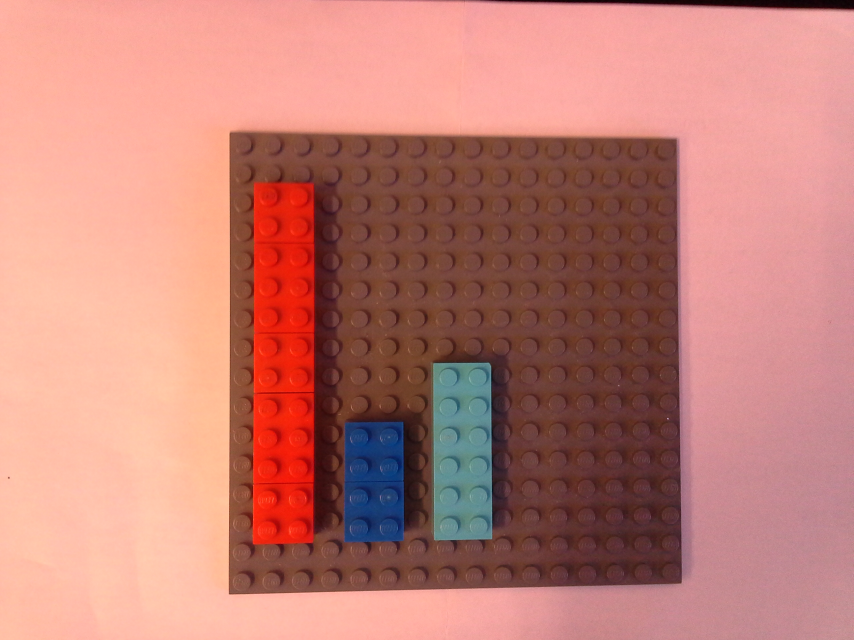
#> input picture images/original/thick.jpg, 2560 x 1920 px (shown at 1/3 size)
$ python segmentation.py   (Python 2 division)   (older library calls are emulated)
#> lines starting #> are read from the running program, lines starting #| are printed output that depends on the picture; after the words box and inside, x2 and y2 are one past the last pixel; in counts of white or black regions, pixels touching at a corner belong together
import cv2 as cv
import numpy as np
from matplotlib import pyplot as plt

def first_nonzero(arr, axis, invalid_val=0):
    mask = arr != 0
    return np.where(mask.any(axis=axis), mask.argmax(axis=axis), invalid_val)

def last_nonzero(arr, axis, invalid_val=0):
    mask = arr != 0
    val = arr.shape[axis] - np.flip(mask, axis=axis).argmax(axis=axis) - 1
    return np.where(mask.any(axis=axis), val, invalid_val)

# returns the indexes indicating the bounding box of lego area
def getsubmatrix(mat):
    print mat

def getinrange(mat,min,max):
    mask = cv.inRange(mat, min, max)
    newmat = cv.bitwise_and(mat, mat, mask=mask)
    return newmat

def getcontours(img):
    gray = cv.cvtColor(img, cv.COLOR_HSV2RGB)
    gray = cv.cvtColor(gray, cv.COLOR_RGB2GRAY)
    ret, thresh = cv.threshold(gray, 127, 255, 0)
    im2, contours, hierarchy = cv.findContours(thresh, cv.RETR_TREE, cv.CHAIN_APPROX_SIMPLE)
    return im2, contours, hierarchy

def getcontoursapprox(cnts):
    ap = []
    for cnt in cnts:
        approx = cv.approxPolyDP(cnt, 0.01*cv.arcLength(cnt, True), True)
        ap.append(approx)
    return ap

def getwhitebbox(img):
    white = img == 255
    black = np.bitwise_not(white)


if __name__ == '__main__':
    img = cv.imread('./images/original/thick.jpg', 1)
#> img is the input picture: shape (1920, 2560, 3); mean B, G, R 119.1, 128.3, 193.8
    img_hsv = cv.cvtColor(img, cv.COLOR_BGR2HSV)
#> img_hsv: shape (1920, 2560, 3); mean H, S, V 39.6, 110.2, 195.8
    #passar o blur aqui
    adjusted = cv.GaussianBlur(img_hsv,(5,5),0)
#> adjusted: shape (1920, 2560, 3); mean H, S, V 39.6, 110.2, 195.8
    bright = adjusted.copy()

    # bright = bright + np.array((0,0,10), dtype=np.int16)
    # bright = cv.convertScaleAbs(bright)

    # cortar cantos
    thresh = bright.copy()[200:-100, 400:-200]
#> thresh: shape (1620, 1960, 3); mean H, S, V 38.9, 122.5, 171.5

    min_white = np.array([0, 0, 0], dtype=np.uint8)
    max_white = np.array([180, 150, 150], dtype=np.uint8)
    thresh = getinrange(thresh, min_white, max_white)
#> in getinrange, `mask = cv.inRange(mat, min, max)`:
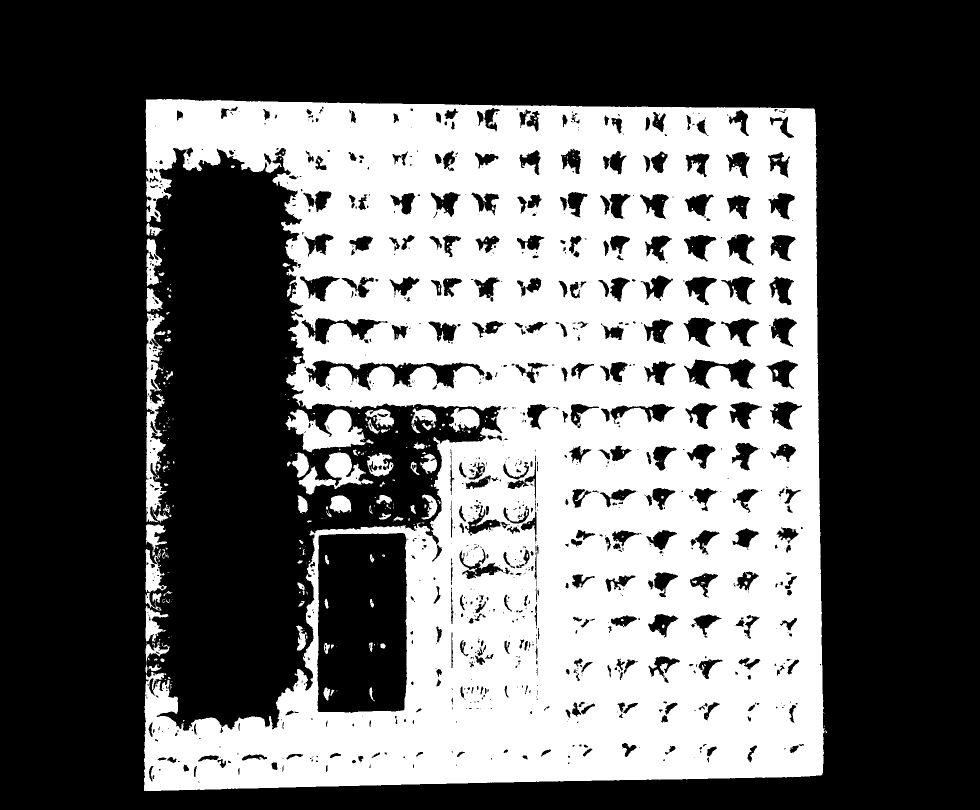
#> mask: shape (1620, 1960) (shown at 1/2 size); 39.4% white; 380 white regions (274 under 20 px), largest, box (x1, y1, x2, y2) and area: (288, 198, 1649, 1582) 1204652, (291, 626, 337, 1045) 8386, (571, 819, 732, 905) 7625
#> in getinrange, `newmat = cv.bitwise_and(mat, mat, mask=mask)`: newmat: shape (1620, 1960, 3); mean H, S, V 13.2, 49.5, 43.4
    #bright = cp.copy()
    thresh[:, :] = np.where(thresh[:, :] != (0, 0, 0), (128, 0, 128), (0, 0, 0))
#> thresh: shape (1620, 1960, 3); mean H, S, V 50.2, 0, 50.4

    cp = thresh.copy()
    cp = cv.cvtColor(thresh, cv.COLOR_HSV2RGB)
    cp = cv.cvtColor(cp, cv.COLOR_RGB2GRAY)

    left, right = first_nonzero(cp, 1), last_nonzero(cp, 1)
#> in last_nonzero, `val = arr.shape[axis] - np.flip(mask, axis=axis).argmax(axis=axis) - 1`: val = 1620 values, max 1959 at index 0, min 321 at index 1581, mean 1662.5
#> left = 1620 values, max 839 at index 1045, min 0 at index 0, mean 253.6; right = 1620 values, max 1653 at index 1463, min 0 at index 0, mean 1377.2
    top, bottom = first_nonzero(cp, 0), last_nonzero(cp, 0)
#> top = 1960 values, max 1499 at index 288, min 0 at index 0, mean 156.9; bottom = 1960 values, max 1581 at index 288, min 0 at index 0, mean 1090

    il, it = first_nonzero(left, 0), first_nonzero(top,0)
#> il = 198; it = 288
    l,t = left[il+10], top[it+100] # mediana ou media
#> l = 292; t = 200

    ir, ib = first_nonzero(right, 0), first_nonzero(bottom,0)
#> ir = 198; ib = 288
    r,b = right[cp.shape[0] - ir], bottom[cp.shape[0] - ib]
#> r = 1645; b = 1558

    test_cp = thresh.copy()

    cv.circle(test_cp,(l,t),4,(0,255,0),100)
#> test_cp: shape (1620, 1960, 3); mean H, S, V 50.1, 0.7, 50.3
    cv.circle(test_cp, (r, b), 4, (0, 255, 255), 100)
#> test_cp: shape (1620, 1960, 3); mean H, S, V 50, 1.5, 51

    clrcp = cv.cvtColor(thresh, cv.COLOR_HSV2RGB)
    bright = cv.cvtColor(bright, cv.COLOR_HSV2RGB)
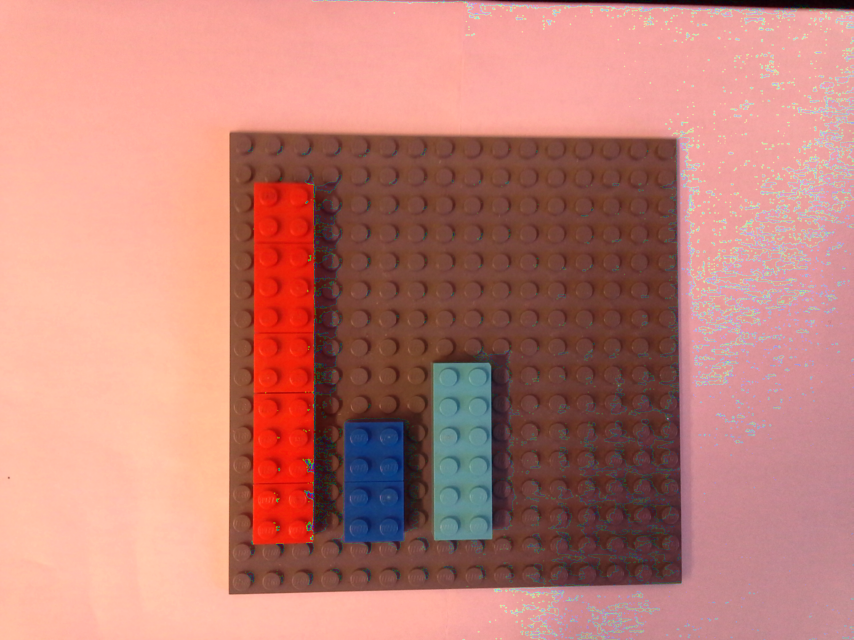
#> bright: shape (1920, 2560, 3) (shown at 1/3 size); mean R, G, B 192.2, 129.6, 120.1

    fig, axes = plt.subplots(1, 3)
    for ax in axes:
        ax.clear()
        ax.get_xaxis().set_visible(False)
        ax.get_yaxis().set_visible(False)

    axes[2].imshow(clrcp,cmap='gray')
    axes[1].imshow(test_cp)
    axes[0].imshow(img)
    plt.tight_layout()
    plt.show()
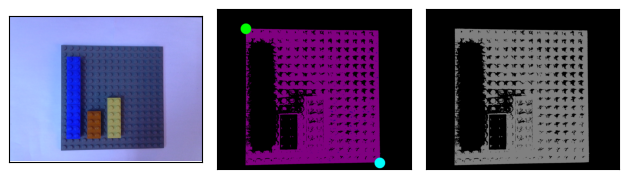
#> figure drawn by matplotlib, 3 panels; B, G, R data is drawn as R, G, B

$ run again, with images/original/mixed_not_bars.jpg copied over images/original/thick.jpg
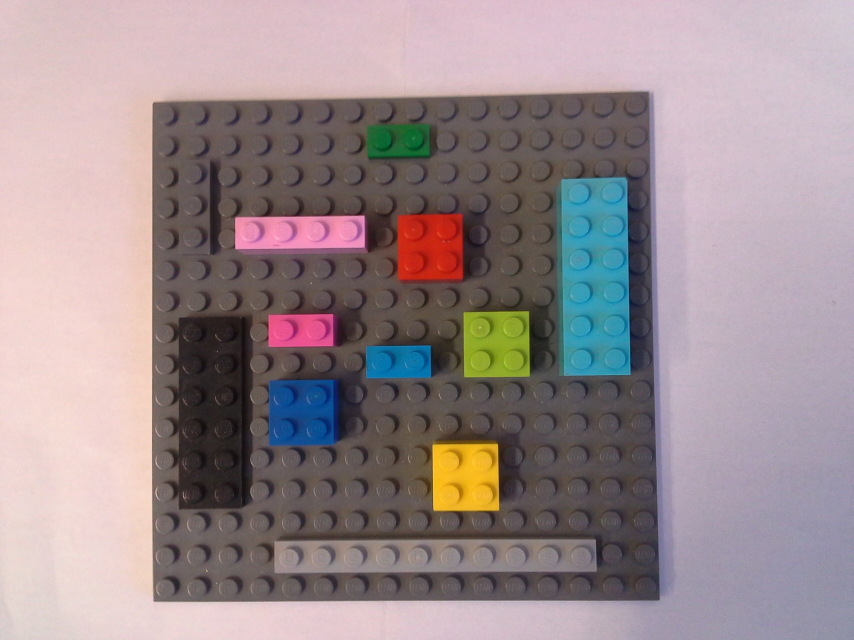
#> input picture images/original/mixed_not_bars.jpg, 2560 x 1920 px (shown at 1/3 size)
#> img is the input picture: shape (1920, 2560, 3); mean B, G, R 143.7, 140.7, 155.7
#> img_hsv: shape (1920, 2560, 3); mean H, S, V 89.8, 47.3, 162
#> adjusted: shape (1920, 2560, 3); mean H, S, V 89.8, 47.3, 162
#> in getinrange, `mask = cv.inRange(mat, min, max)`:
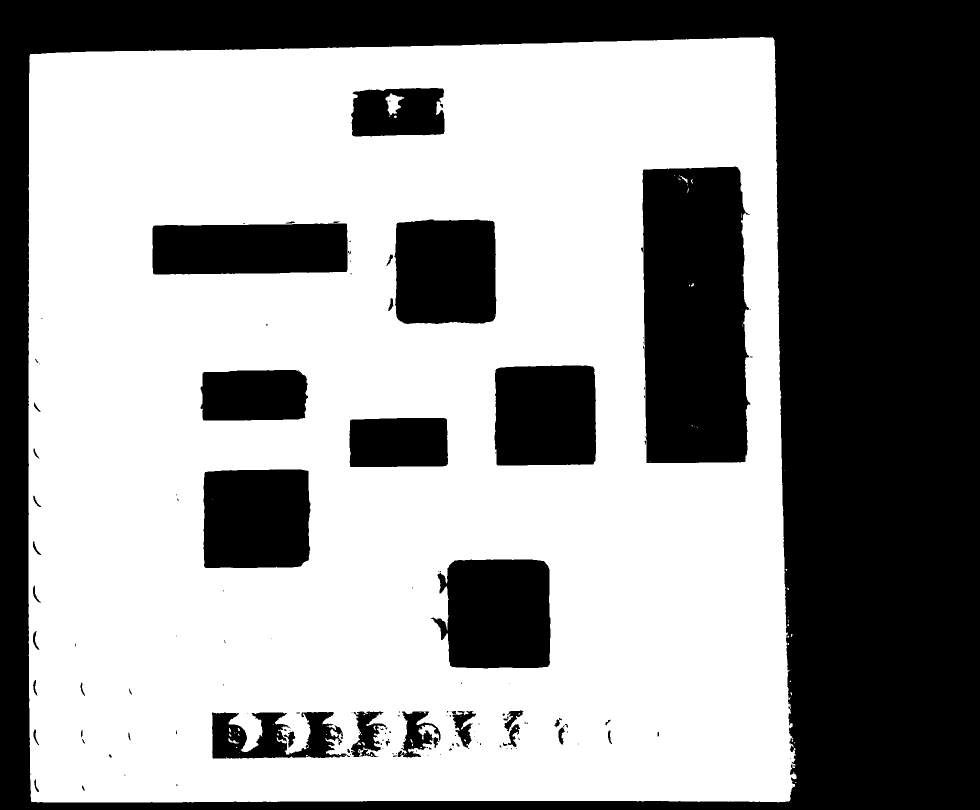
#> mask: shape (1620, 1960) (shown at 1/2 size); 59% white; 148 black regions (96 under 20 px), largest, box (x1, y1, x2, y2) and area: (0, 0, 1960, 1620) 898517, (1282, 333, 1501, 926) 117996, (862, 1119, 1101, 1337) 44638
#> newmat: shape (1620, 1960, 3); mean H, S, V 37.6, 26.4, 52.1
#> val = 1620 values, max 1959 at index 0, min 1528 at index 74, mean 1585
#> left = 1620 values, max 1520 at index 74, min 0 at index 0, mean 70.94; right = 1620 values, max 1592 at index 1551, min 0 at index 0, mean 1477.4
#> top = 1960 values, max 1551 at index 1592, min 0 at index 0, mean 92.3; bottom = 1960 values, max 1604 at index 74, min 0 at index 0, mean 1255.1
#> il = 74; it = 57
#> l = 1157; t = 104
#> ir = 74; ib = 57
#> r = 1587; b = 1603
#> `plt.show()`:
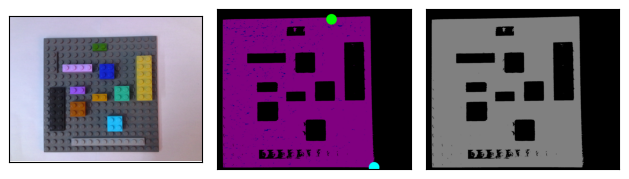
#> figure drawn by matplotlib, 3 panels; B, G, R data is drawn as R, G, B

$ run again, with images/original/thin.jpg copied over images/original/thick.jpg
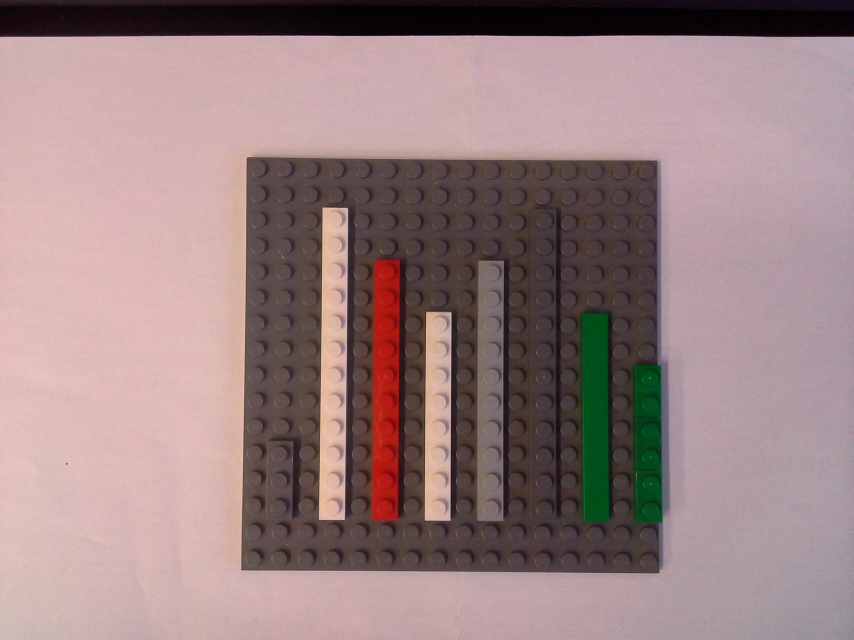
#> input picture images/original/thin.jpg, 2560 x 1920 px (shown at 1/3 size)
#> img is the input picture: shape (1920, 2560, 3); mean B, G, R 130.4, 129.9, 154.2
#> img_hsv: shape (1920, 2560, 3); mean H, S, V 96.6, 57.2, 155.6
#> adjusted: shape (1920, 2560, 3); mean H, S, V 96.6, 57.2, 155.6
#> in getinrange, `mask = cv.inRange(mat, min, max)`:
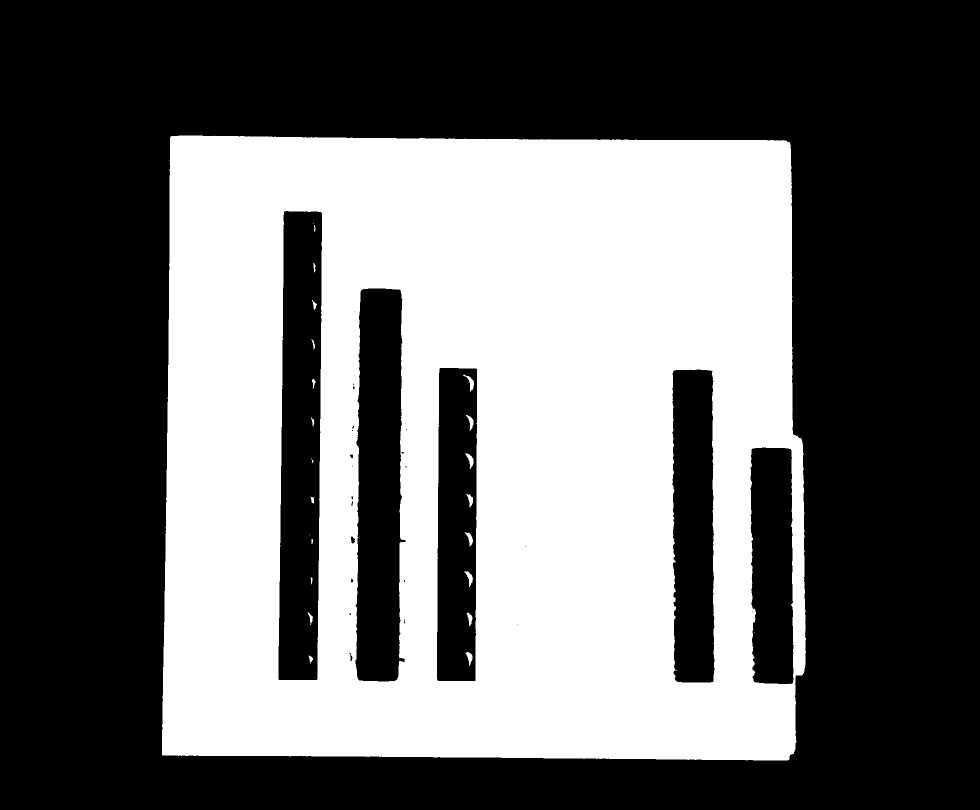
#> mask: shape (1620, 1960) (shown at 1/2 size); 40.6% white; 27 white regions (7 under 20 px), largest, box (x1, y1, x2, y2) and area: (324, 271, 1612, 1521) 1288183, (926, 749, 948, 784) 234, (928, 1143, 946, 1174) 222
#> newmat: shape (1620, 1960, 3); mean H, S, V 26.6, 25.2, 32
#> val = 1620 values, max 1959 at index 0, min 429 at index 271, mean 1672.3
#> left = 1620 values, max 1492 at index 1520, min 0 at index 0, mean 261.3; right = 1620 values, max 1611 at index 1276, min 0 at index 0, mean 1224.8
#> top = 1960 values, max 1449 at index 324, min 0 at index 0, mean 197; bottom = 1960 values, max 1520 at index 1492, min 0 at index 0, mean 993.5
#> il = 271; it = 324
#> l = 340; t = 272
#> ir = 271; ib = 324
#> r = 1604; b = 1517
#> `plt.show()`:
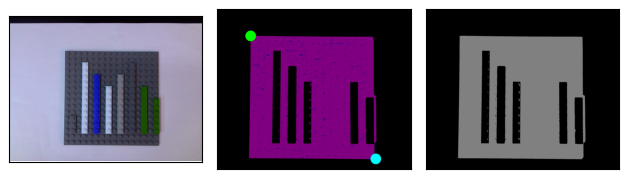
#> figure drawn by matplotlib, 3 panels; B, G, R data is drawn as R, G, B
